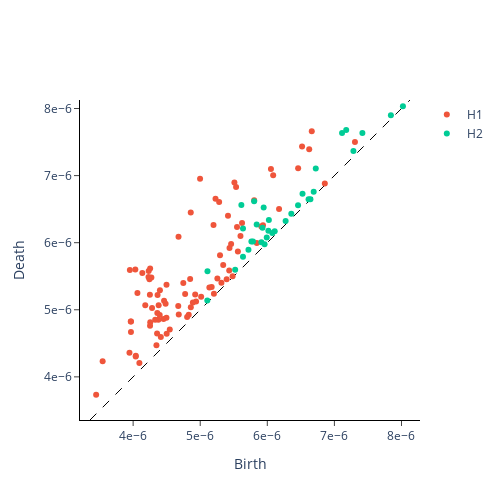

Write notebook code for a chart like this one.
### Code cell
channel_diagram_plot = gtda.plotting.plot_diagram(channel_diagrams[print_obj])
display(channel_diagram_plot)
channel_diagram_plot.write_image(file = f"{subj}/{exp}/channel_diagram.svg", format = "svg")
